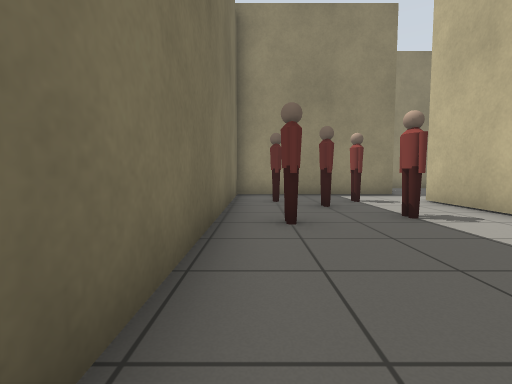
view 1 (above)

18 first-person views from a walk through a world built for the Gazebo simulator. The camera is 0.72 m above the floor, tilts 4° down and sees 85° across. The floor is counted in squares, 1 m on a side. Each view is taken from the middle of a square. On the plan, view 1 faces up. The plan holds only what a view shows up to about 10 squares ahead; the rest is blank. The place goes on beyond the plan. The robots in the file are not drawn. Some stock models are drawn as simple stand-ins.

view 2
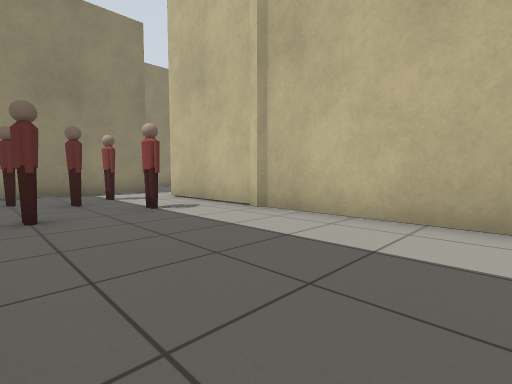

view 3
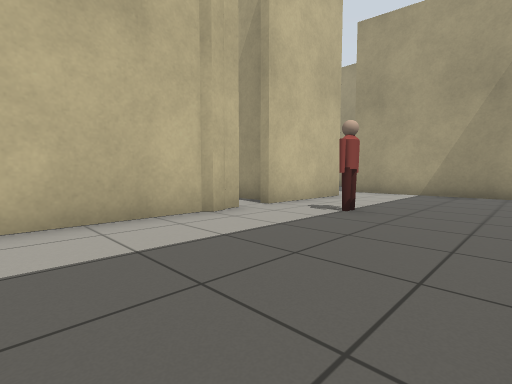

view 4
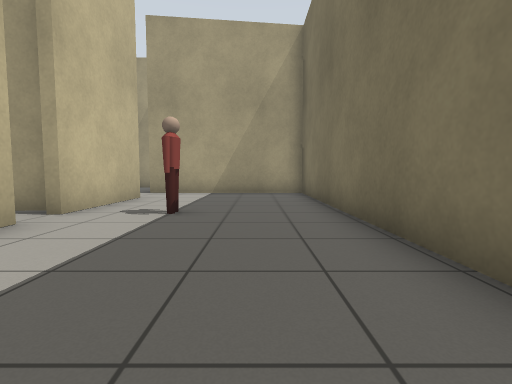

view 5
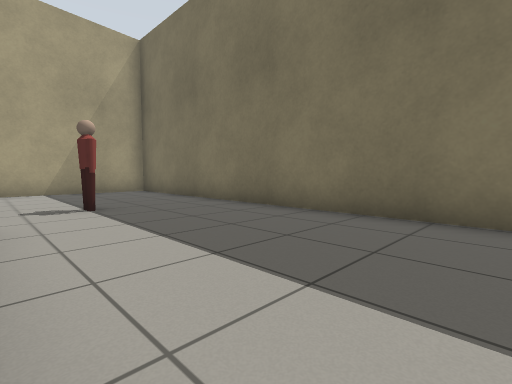

view 6
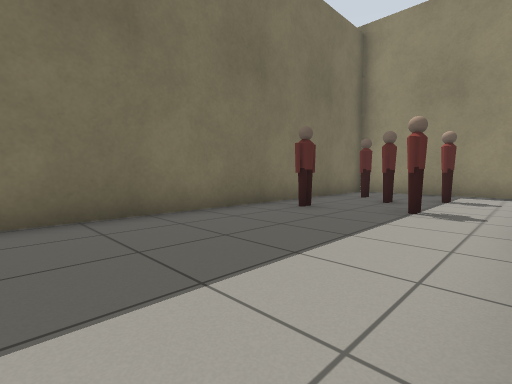

view 7
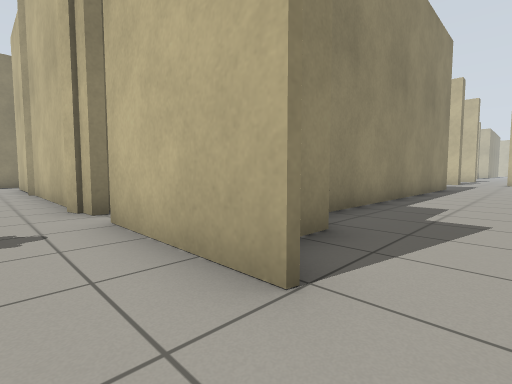

view 8
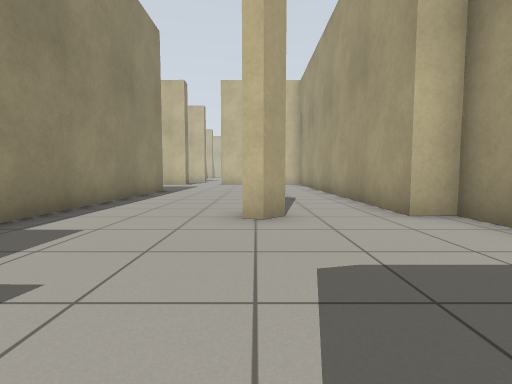

view 9
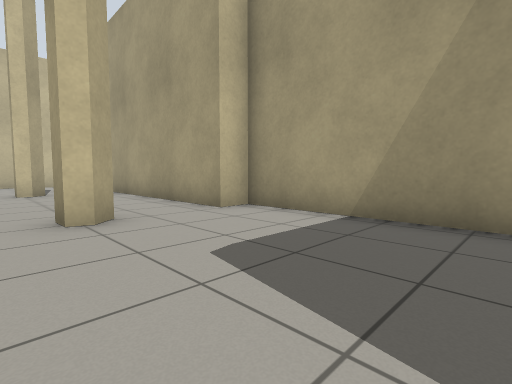

view 10
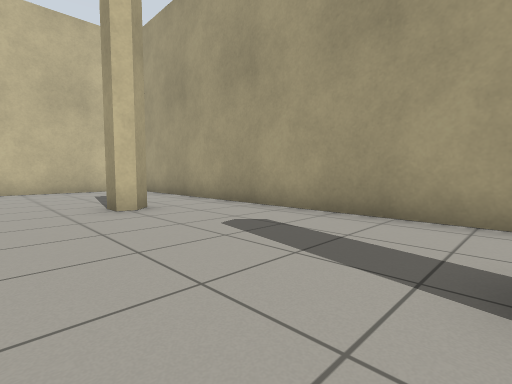

view 11
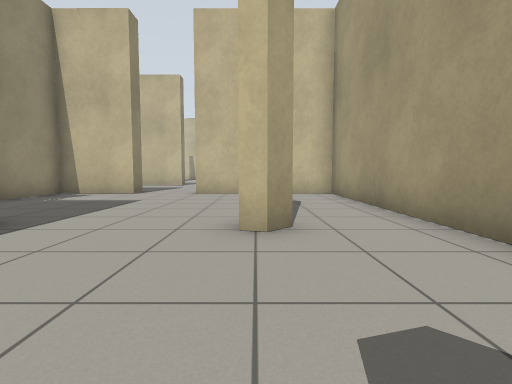

view 12
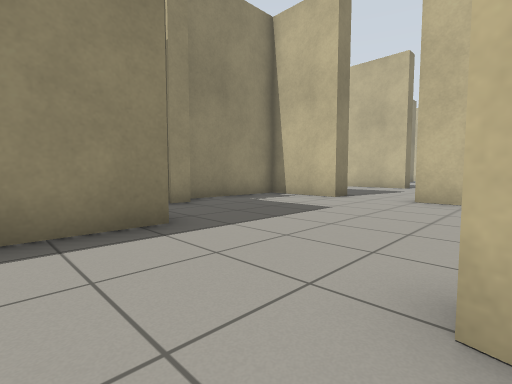

view 13
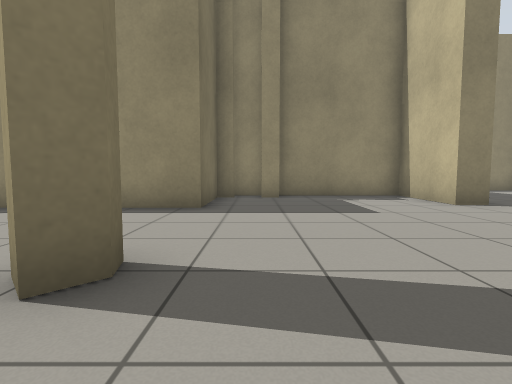

view 14
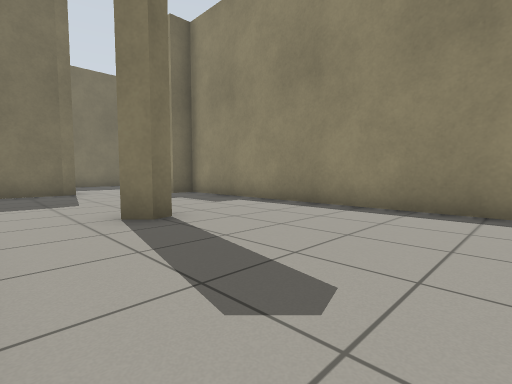

view 15
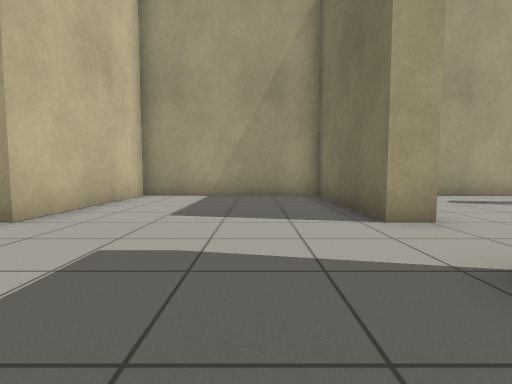

view 16
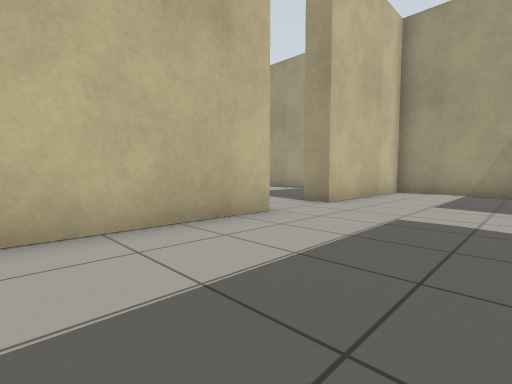

view 17
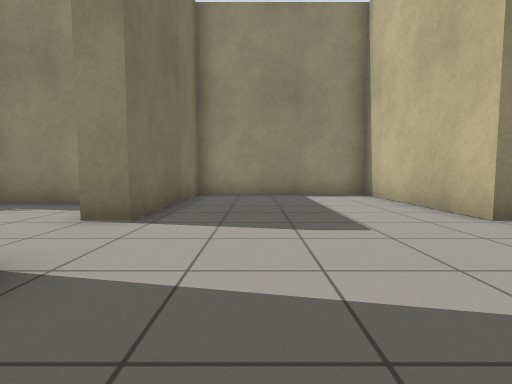

view 18
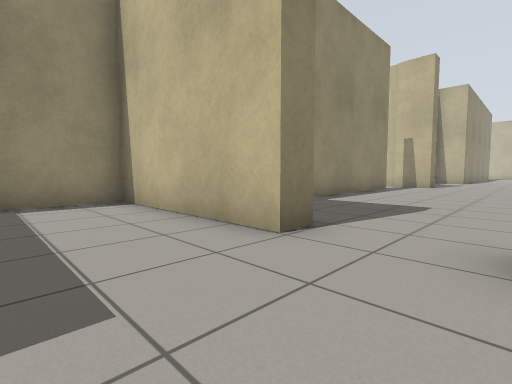

### Floor plan
Points are (right, up) in squares from view 1. A wall is a line through its corners. A room is listed if a view was taken in it or the views show most of it. See-through windows are left out.
Room 1 (views 1, 2, 3, 4, 5, 6, 7)
walls: (4.3, -1.9) (4.3, 3); (4.2, -2.5) (4.1, -2); (4.3, -2.9) (4.3, -2.3); (4.3, 3.3) (4.3, 7); (4.3, -7) (4.3, -3.7); (4.5, 9.1) (-0.6, 9.1) (-0.6, -8.9) (3.6, -8.8)
ways out: opening at (4.5, -7.5) to room 2; opening at (4, 8)
objects: other object (1, 4); other object (1, 7); other object (3, -4); other object (3, 4) to (3, 5); other object (3, 7)
Room 2 (views 8, 9, 10, 11, 12, 13, 14)
walls: (16.3, -8.7) (16.9, -8.7) (17, -9.1) (16.7, -9.5) (16.3, -9.1); (16.9, -3) (16.9, -5.4) (6.1, -5.4) (6.1, -6.2) (5.5, -6.2); (18.7, -3.1) (18.1, -3.1); (22.4, -4.9) (22.4, -2.4) (17.3, -2.4); (6.1, -12.3) (10.6, -12.3) (10.6, -11.5) (22.4, -11.6) (22.4, -7); (4.8, -9.1) (4.8, -10.6); (3.6, -8.8) (4.8, -8.8)
ways out: opening at (4.5, -7.5) to room 1; opening at (23, -5.5) to room 3
Room 3 (views 15, 16, 17, 18)
walls: (29.3, -4.9) (28.5, -4.9) (28.5, 0.1) (23.1, 0.1) (23.1, -4.9) (22.4, -4.9); (22.4, -7) (23.1, -7) (23.1, -11.6) (28.5, -11.6) (28.5, -7) (29.2, -7)
ways out: opening at (23, -5.5) to room 2; opening at (29, -5.5)

Where each view was taken, in squares from view 1:
view 1: 0 up, 0 right, facing up
view 2: 1 down, 0 right, facing up-right
view 3: 1 up, 0 right, facing down-right
view 4: 1 up, 1 right, facing down
view 5: 2 up, 4 right, facing down-left
view 6: 1 down, 4 right, facing up-left
view 7: 8 down, 3 right, facing up-right
view 8: 9 down, 6 right, facing right
view 9: 8 down, 6 right, facing down-right
view 10: 7 down, 11 right, facing down-right
view 11: 9 down, 13 right, facing right
view 12: 9 down, 15 right, facing up-right
view 13: 11 down, 18 right, facing up
view 14: 11 down, 15 right, facing up-left
view 15: 3 down, 25 right, facing down
view 16: 1 down, 25 right, facing down-right
view 17: 9 down, 25 right, facing up
view 18: 7 down, 26 right, facing up-right
